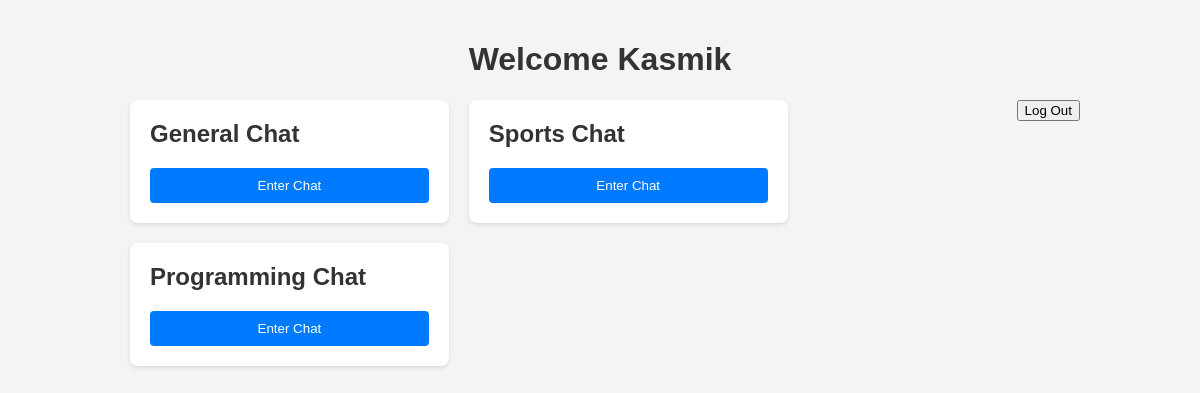
Screenshot of /home/Kasmik (signed in) with the database file from the repository.
### models/Users.py (models this page shows)
class User(db.Model):
    id = db.Column(db.Integer, primary_key=True)
    name = db.Column(db.String(50))
    password = db.Column(db.String(50))
    chats = db.relationship('Chats', backref='user')

class ChatBox(db.Model):
    chat_box_id = db.Column(db.Integer, primary_key=True)
    chat_box_name = db.Column(db.String(50))

### routes/api.py (the view)
@home.route('/<user>', methods=['POST','GET'])
def homepage(user):
    user = User.query.filter_by(name=user).first()
    boxes = ChatBox.query.all()
    return render_template('home.html', data=user, boxes=boxes)

### templates/home.html (shortened to what this page needs)
<!DOCTYPE html>
<html lang="en">
<head>
</head>
<body>
    <div class="container">
        <div class="header">
            <h1>Welcome {{ session.username }}</h1>
            <form action="/main/logout" method="get" class="logout-button">
                <button type="submit">Log Out</button>
            </form>
        </div>
        <div class="chat-boxes">
            {% for box in boxes %}
            <div class="chat-box">
                <h2>{{ box.chat_box_name }}</h2>
                <form action="{{ url_for('home.box', current_box=box.chat_box_name, current_user=data.name) }}" method="GET">
                    <button type="submit">Enter Chat</button>
                </form>
            </div>
            {% endfor %}
        </div>
    </div>
</body>
</html>

### templates/home.html (style rules this page uses)
body { font-family: Arial, sans-serif; background-color: #f4f4f4; margin: 0; padding: 0; color: #333; }
.container { max-width: 960px; margin: 0 auto; padding: 20px; }
.header { text-align: center; margin-bottom: 20px; }
.logout-button { float: right; }
.chat-boxes { display: flex; flex-wrap: wrap; }
.chat-box { width: calc(33.33% - 20px); margin: 0 10px 20px; background-color: #fff; padding: 20px; border-radius: 8px; box-shadow: 0 2px 4px rgba(0, 0, 0, 0.1); }
.chat-box button { display: block; width: 100%; margin-top: 10px; background-color: #007bff; color: #fff; border: none; border-radius: 4px; padding: 10px 0; cursor: pointer; }
.chat-box h2 { margin-top: 0; }

### rows the page displays
User: username "Kasmik"
ChatBox: chat_box_name "General Chat"
ChatBox: chat_box_name "Sports Chat"
ChatBox: chat_box_name "Programming Chat"
